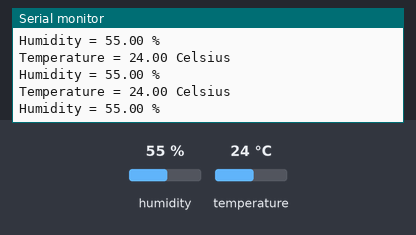
Recording of a sketch running on a simulated Arduino Uno, built with avr-gcc and run on an emulated ATmega328P. Parts: the last lines printed to the serial monitor. The inputs (shaded band) are chosen by the test bench; at power-on: humidity 55 %, temperature 24 °C.

Above: at 2.8 s.
2.9 s: humidity set to 22 %
At 5.5 s:
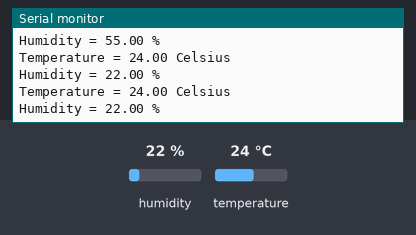
5.6 s: temperature set to 12 °C
At 7.6 s:
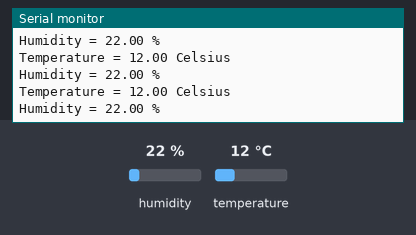
8.3 s: humidity set to 40 %
At 10.5 s:
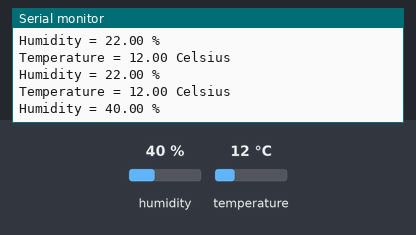
Timing chart, 0 to 12.0 s (numbered marks = the images above; inputs shaded):
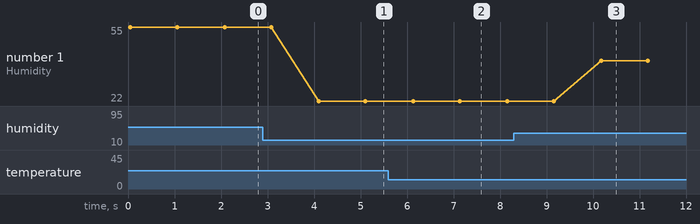

Measured:
- after the input at 2.9 s, the serial monitor: prints a new line after 1.2 s (image 1)
- after the input at 5.6 s, the serial monitor: prints a new line after 0.50 s (image 2)
- after the input at 8.3 s, the serial monitor: prints a new line after 1.9 s (image 3)
- plotted number 1: 55 → 22 after the input at 2.9 s, 22 → 40 after the input at 8.3 s

The sketch:

Read_temperature.ino
```cpp
#include "DHT.h"
#define DHT11PIN 7          // define the digital I/O pin
#define DHT11TYPE DHT11     // DHT 11
DHT dht11(DHT11PIN, DHT11TYPE);

void setup() {
  Serial.begin(9600);
  dht11.begin();
}

void loop() {
  float h11 = dht11.readHumidity();
  float t11 = dht11.readTemperature();
  Serial.print("Temperature = ");
  Serial.print(t11);
  Serial.println(" Celsius");

  Serial.print("Humidity = ");
  Serial.print(h11);
  Serial.println(" %");
  delay(1000);
}
```
